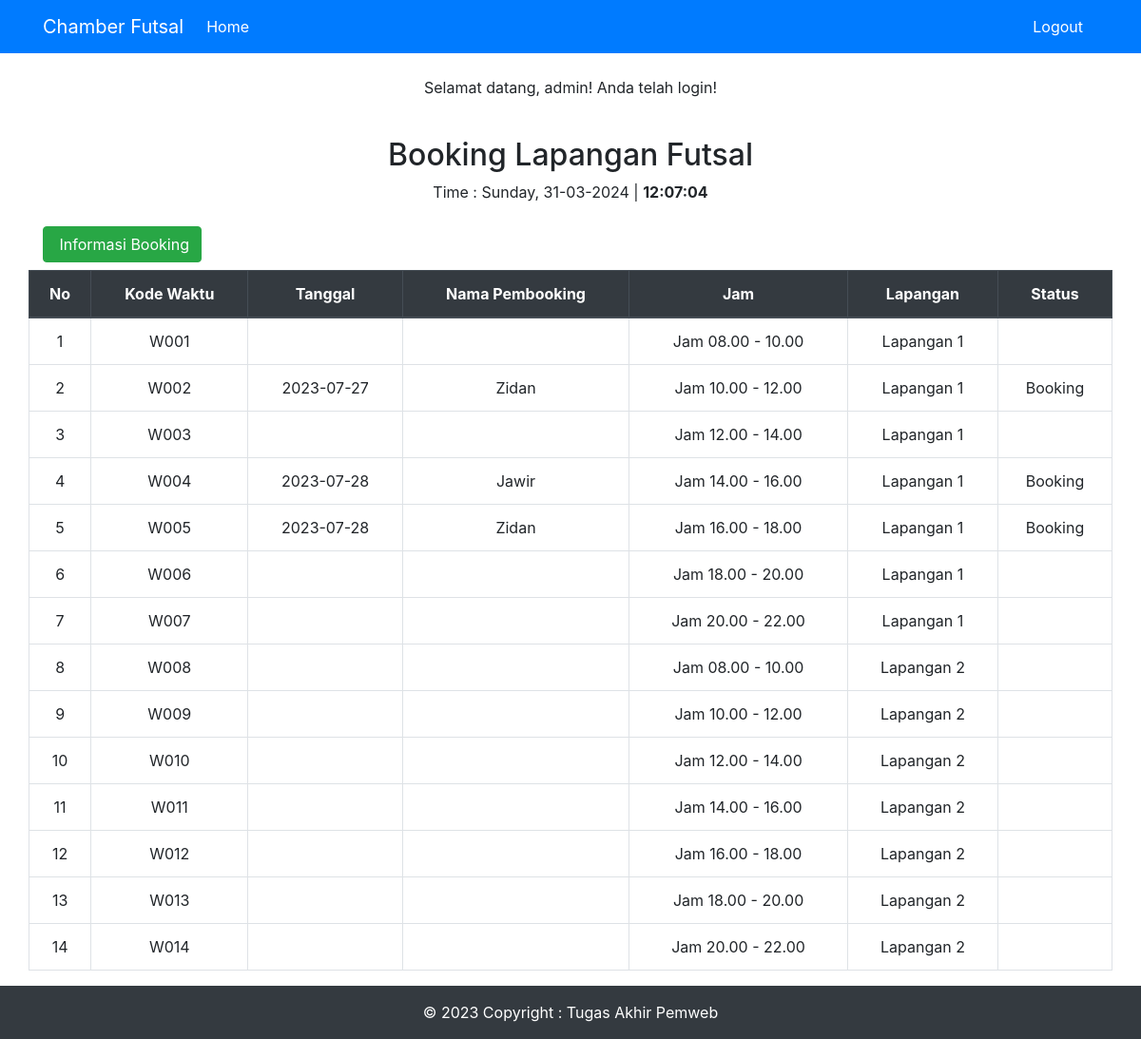
The page /admin/index.php (signed in) on the database its author committed.
### tables this page shows
CREATE TABLE `tb_waktu` (
  `kd_waktu` varchar(5) NOT NULL,
  `nama_waktu` varchar(50) NOT NULL,
  `kd_lapangan` varchar(5) NOT NULL
);

### admin/index.php (the view, shortened to what this page needs)
<!DOCTYPE html>
<html lang="en">
<head>
    <link rel="stylesheet" href="https://cdn.jsdelivr.net/npm/bootstrap@4.6.2/dist/css/bootstrap.min.css">
</head>
<body>
    <nav class="navbar navbar-expand-lg navbar-dark bg-primary">
        <div class="container">
            <a class="navbar-brand" href="#">Chamber Futsal</a>
            <div class="collapse navbar-collapse" id="navbarSupportedContent">
                <ul class="navbar-nav mr-auto">
                    <li class="nav-item active">
                        <a class="nav-link" href="index.php">Home <span class="sr-only">(current)</span></a>
                    </li>
                </ul>
                <ul class="navbar-nav mr-sm-2">
                    <li class="nav-item active">
                        <a class="nav-link" href="../home.php">Logout</a>
                    </li>
                </ul>
            </div>
        </div>
    </nav>
    <br>
    <p class="text-center">Selamat datang, <?= $_SESSION['username']; ?>! Anda telah login!</p>
    <br>
    <div class="container">
        <div class="row justify-content-md-center">
            <div class="col-md-auto">
                <h2 class="text-center">Booking Lapangan Futsal</h2>
            </div>
        </div>
        <div class="row justify-content-md-center">
            <div class="col-md-auto">
                <p>Time : <?= date('l, d-m-Y'); ?> | <b><span id="jam" style="font-size:24"></span></b></p>
            </div>
        </div>
        <div class="row my-2">
            <div class="col-md">
                <a href="informasi.php" class="btn btn-success"><i class="bi bi-person-plus-fill"></i>&nbsp;Informasi Booking</a>
            </div>
        </div>
    </div>
    <div class="container">
        <div class="row justify-content-md-center">
            <table class="table table-bordered col-sm-12 text-center">
                <thead class="thead-dark">
                    <tr>
                        <th scope="col">No</th>
                        <th scope="col">Kode Waktu</th>
                        <th scope="col">Tanggal</th>
                        <th scope="col">Nama Pembooking</th>
                        <th scope="col">Jam</th>
                        <th scope="col">Lapangan</th>
                        <th scope="col">Status</th>
                    </tr>
                </thead>
                <?php
                include '../koneksi.php';
                $data = mysqli_query($koneksi, "SELECT * FROM view_informasi_booking");
                while ($row = mysqli_fetch_array($data)) {
                ?>
                    <tbody>
                        <?php $i = 1; ?>
                        <?php foreach ($data as $row) : ?>
                            <tr>
                                <td class="text-center"><?= $i; ?></td>
                                <td><?php echo $row['kd_waktu']; ?></td>
                                <td><?php echo $row['tgl_booking']; ?></td>
                                <td><?php echo $row['nama_pembooking']; ?></td>
                                <td><?php echo $row['nama_waktu']; ?></td>
                                <td><?php echo $row['nama_lapangan']; ?></td>
                                <td><?php echo $row['status']; ?></td>
                            </tr>
                            <?php $i++; ?>
                        <?php endforeach; ?>
                    </tbody>
                <?php
                }
                ?>
            </table>
        </div>
    </div>
    <footer class="bg-dark text-white text-center text-lg-start">
        <div class="container">
            <div class="text-center p-3">
                © 2023 Copyright : Tugas Akhir Pemweb
            </div>
    </footer>
</body>
</html>

### rows shown on the page
tb_waktu: kd_waktu "W001", nama_waktu "Jam 08.00 - 10.00", nama_lapangan "Lapangan 1"
tb_waktu: kd_waktu "W002", tgl_booking "2023-07-27", nama_pembooking "Zidan", nama_waktu "Jam 10.00 - 12.00", nama_lapangan "Lapangan 1", status "Booking"
tb_waktu: kd_waktu "W003", nama_waktu "Jam 12.00 - 14.00", nama_lapangan "Lapangan 1"
tb_waktu: kd_waktu "W004", tgl_booking "2023-07-28", nama_pembooking "Jawir", nama_waktu "Jam 14.00 - 16.00", nama_lapangan "Lapangan 1", status "Booking"
tb_waktu: kd_waktu "W005", tgl_booking "2023-07-28", nama_pembooking "Zidan", nama_waktu "Jam 16.00 - 18.00", nama_lapangan "Lapangan 1", status "Booking"
tb_waktu: kd_waktu "W006", nama_waktu "Jam 18.00 - 20.00", nama_lapangan "Lapangan 1"
tb_waktu: kd_waktu "W007", nama_waktu "Jam 20.00 - 22.00", nama_lapangan "Lapangan 1"
tb_waktu: kd_waktu "W008", nama_waktu "Jam 08.00 - 10.00", nama_lapangan "Lapangan 2"
tb_waktu: kd_waktu "W009", nama_waktu "Jam 10.00 - 12.00", nama_lapangan "Lapangan 2"
tb_waktu: kd_waktu "W010", nama_waktu "Jam 12.00 - 14.00", nama_lapangan "Lapangan 2"
tb_waktu: kd_waktu "W011", nama_waktu "Jam 14.00 - 16.00", nama_lapangan "Lapangan 2"
tb_waktu: kd_waktu "W012", nama_waktu "Jam 16.00 - 18.00", nama_lapangan "Lapangan 2"
tb_waktu: kd_waktu "W013", nama_waktu "Jam 18.00 - 20.00", nama_lapangan "Lapangan 2"
tb_waktu: kd_waktu "W014", nama_waktu "Jam 20.00 - 22.00", nama_lapangan "Lapangan 2"

### other values the page prints
$_SESSION['username'] "admin"
